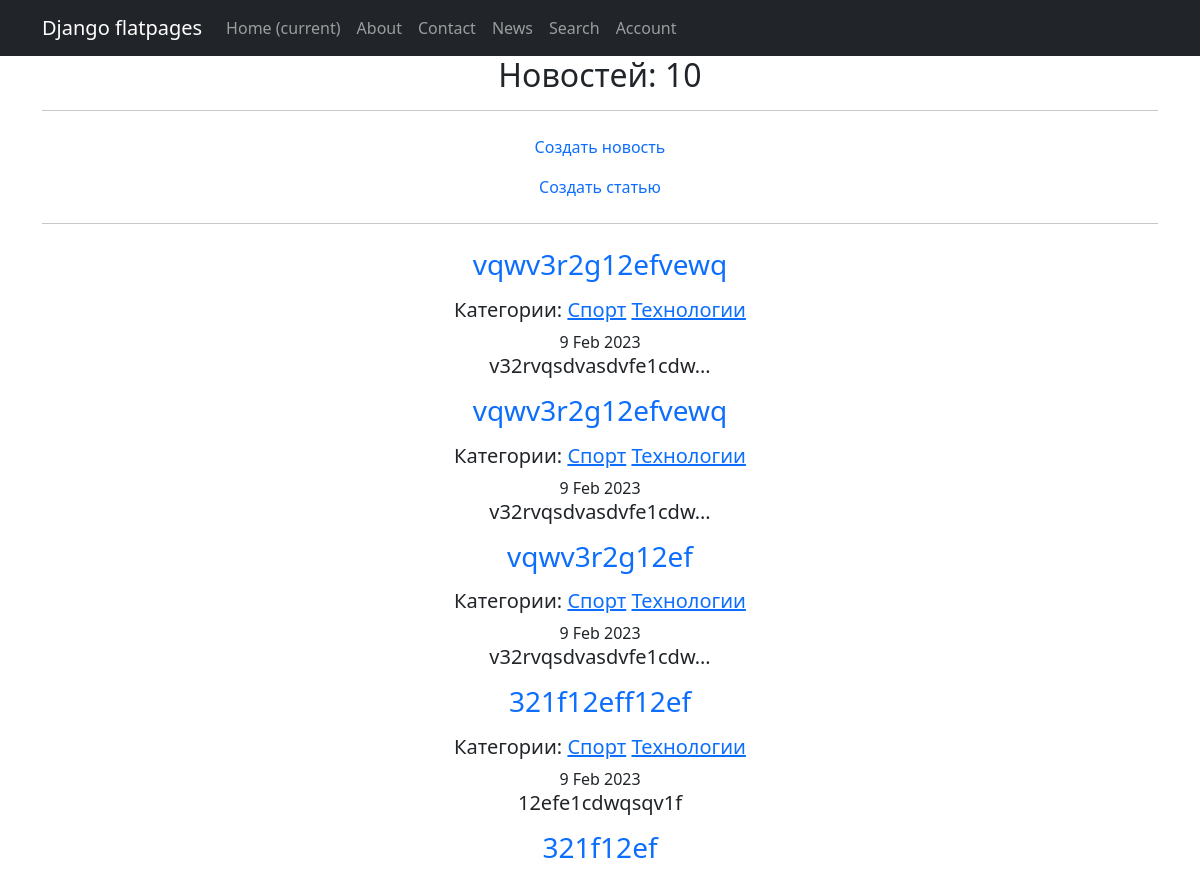
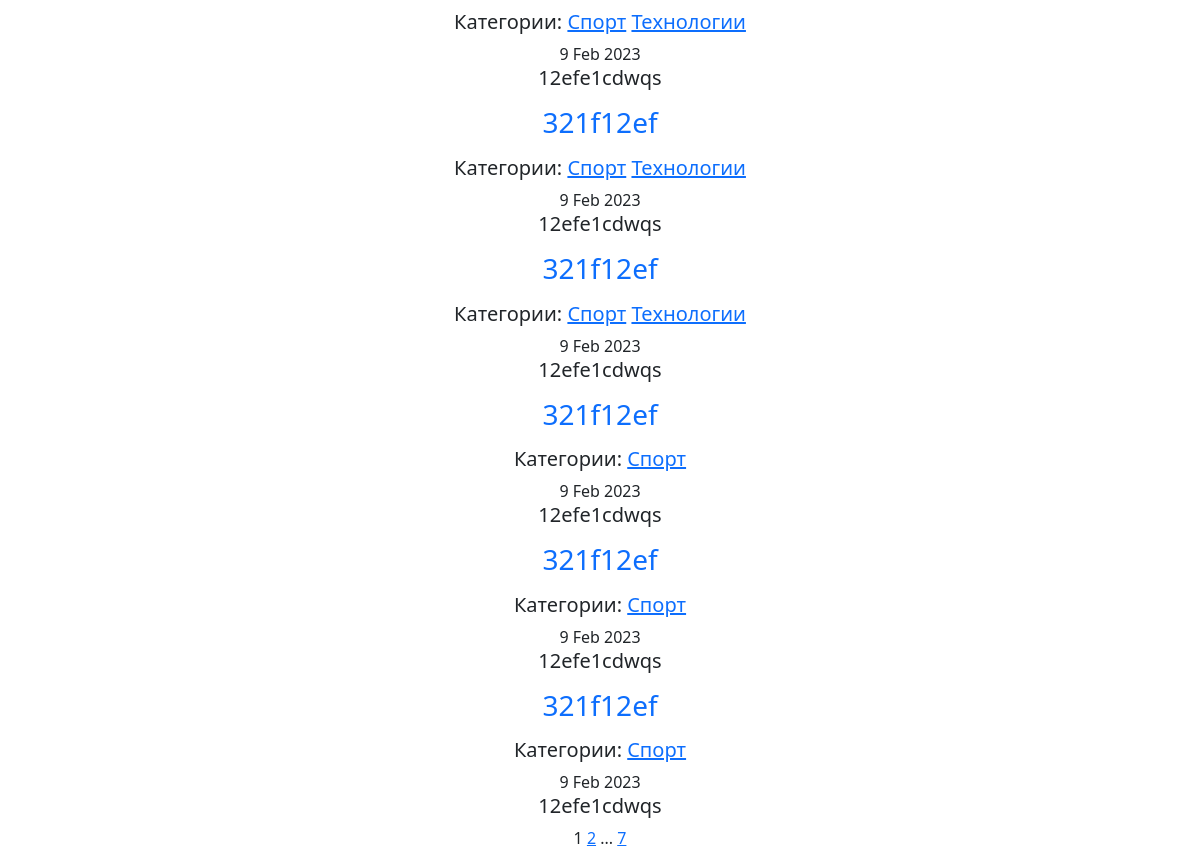
The page /news/ on the database as committed earlier (2 pictures, top to bottom).
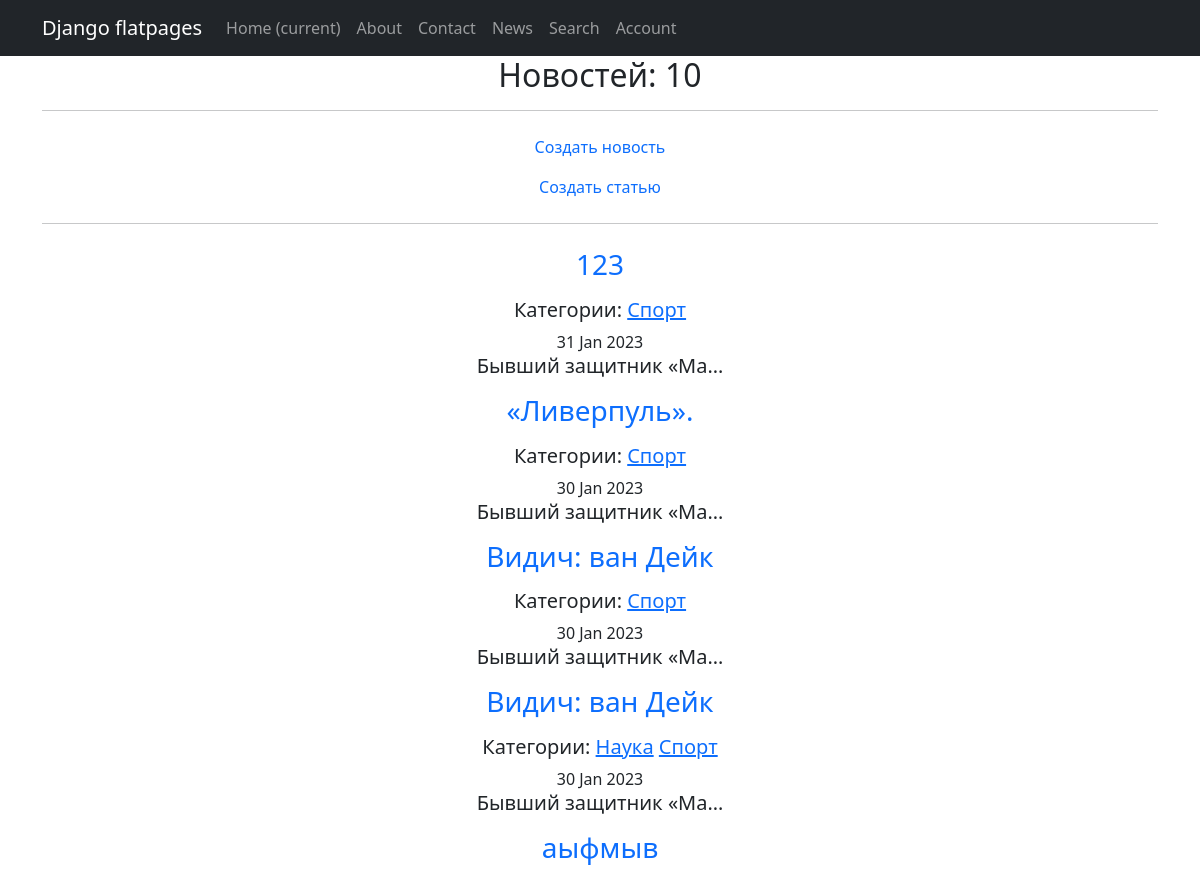
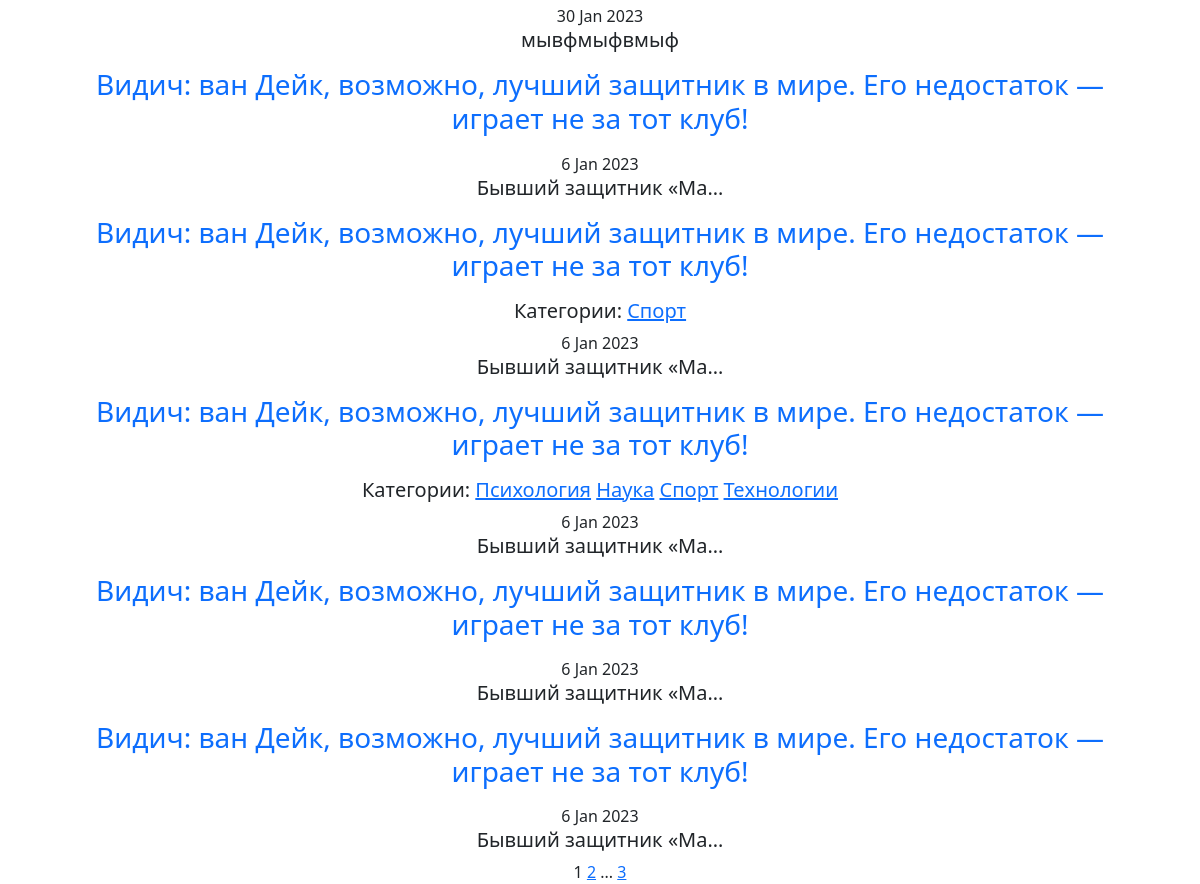
The same page on the database as committed later (2 pictures, top to bottom).
### news/models.py (models this page shows, shortened)
class Post(models.Model):
    author = models.ForeignKey(Author, on_delete=models.CASCADE)
    type = models.CharField(max_length=10, choices=TYPES, default='article')
    time_in = models.DateTimeField(auto_now_add=True)
    category = models.ManyToManyField(Category, through='PostCategory')
    title = models.CharField(max_length=255)
    text = models.TextField()
    rating = models.IntegerField(default=0)

class Category(models.Model):
    name = models.CharField(max_length=127, unique=True)
    subscribers = models.ManyToManyField(User, blank=True, null=True, related_name='categories')
    def __str__(self):
        return f'{self.name}'

### news/views.py (the view)
# urls.py: path('news/', cache_page(60)(NewsList.as_view()), name='post_list'),
class NewsList(ListView):
    model = Post
    ordering = '-time_in'
    template_name = 'news.html'
    context_object_name = 'news'
    paginate_by = 10

### news/templatetags/custom_filters.py (called while the page is built)
@register.filter()
def censor(text):
    non_cens = ['редиска', 'овечкин', 'новость', 'это', 'что', 'год']
    try:
        if not isinstance(text, str):
            raise CensorException('Error')
        for word in non_cens:
            text = re.sub(word, word[0] + '*' * (len(word) - 1), text)
            title_word = word.title()
            text = re.sub(title_word, title_word[0] + '*' * (len(word) - 1), text)
        return text
    except CensorException as e:
        print(e)

### templates/news.html (shortened to what this page needs)
{% extends 'flatpages/default.html' %}
{% load custom_filters %}
{% block content %}
    <h2>Новостей: {{ news|length }}</h2>
    <hr>
    <a class="nav-link" href="/news/create/">Создать новость</a>
    <a class="nav-link" href="/articles/create/">Создать статью</a>
    <hr>
    {% if news %}
        {% for new in news %}
            <a class="nav-link" href="/news/{{new.id}}"><h3>{{ new.title|censor }}</h3></a>
            {% if new.category.all %}
                <h5>Категории:
                    {% for category in new.category.all %}
                        <a href="{% url 'category_list' category.id %}">{{category}}</a>
                    {% endfor %}
                </h5>
            {% endif %}
            <time>{{ new.time_in|date:'j M Y' }}</time>
            <h5>{{ new.text|censor|truncatechars:20 }}</h5>
        {% endfor %}
    {% else %}
        <h4>Новостей нет!</h4>
    {% endif %}
    {{ page_obj.number }}
    {% if page_obj.has_next %}
       <a href="?page={{ page_obj.next_page_number }}">{{ page_obj.next_page_number }}</a>
       {% if paginator.num_pages != page_obj.next_page_number %}
           ...
           <a href="?page={{ page_obj.paginator.num_pages }}">{{ page_obj.paginator.num_pages }}</a>
       {% endif %}
   {% endif %}
{% endblock content %}

Rows that differ between the two databases and show on the page:
removed Post: title|censor "vqwv3r2g12efvewq", time_in "9 Feb 2023", text|censor "v32rvqsdvasdvfe1cdw…", Category (name "Спорт"), Category (name "Технологии")
removed Post: title|censor "vqwv3r2g12efvewq", time_in "9 Feb 2023", text|censor "v32rvqsdvasdvfe1cdw…", Category (name "Спорт"), Category (name "Технологии")
removed Post: title|censor "vqwv3r2g12ef", time_in "9 Feb 2023", text|censor "v32rvqsdvasdvfe1cdw…", Category (name "Спорт"), Category (name "Технологии")
removed Post: title|censor "321f12eff12ef", time_in "9 Feb 2023", text|censor "12efe1cdwqsqv1f", Category (name "Спорт"), Category (name "Технологии")
removed Post: title|censor "321f12ef", time_in "9 Feb 2023", text|censor "12efe1cdwqs", Category (name "Спорт"), Category (name "Технологии")
removed Post: title|censor "321f12ef", time_in "9 Feb 2023", text|censor "12efe1cdwqs", Category (name "Спорт"), Category (name "Технологии")
removed Post: title|censor "321f12ef", time_in "9 Feb 2023", text|censor "12efe1cdwqs", Category (name "Спорт"), Category (name "Технологии")
removed Post: title|censor "321f12ef", time_in "9 Feb 2023", text|censor "12efe1cdwqs", Category (name "Спорт")
removed Post: title|censor "321f12ef", time_in "9 Feb 2023", text|censor "12efe1cdwqs", Category (name "Спорт")
removed Post: title|censor "321f12ef", time_in "9 Feb 2023", text|censor "12efe1cdwqs", Category (name "Спорт")
now on this page (row unchanged): Post: title|censor "123", time_in "31 Jan 2023", text|censor "Бывший защитник «Ма…", Category (name "Спорт")
now on this page (row unchanged): Post: title|censor "«Ливерпуль».", time_in "30 Jan 2023", text|censor "Бывший защитник «Ма…", Category (name "Спорт")
now on this page (row unchanged): Post: title|censor "Видич: ван Дейк", time_in "30 Jan 2023", text|censor "Бывший защитник «Ма…", Category (name "Спорт")
now on this page (row unchanged): Post: title|censor "Видич: ван Дейк", time_in "30 Jan 2023", text|censor "Бывший защитник «Ма…", Category (name "Спорт")
now on this page (row unchanged): Category: name "Наука"
now on this page (row unchanged): Post: title|censor "аыфмыв", time_in "30 Jan 2023", text|censor "мывфмыфвмыф"
now on this page (row unchanged): Post: title|censor "Видич: ван Дейк, возможно, лучший защитник в мире. Его недостаток — играет не за тот клуб!", time_in "6 Jan 2023", text|censor "Бывший защитник «Ма…"
now on this page (row unchanged): Post: title|censor "Видич: ван Дейк, возможно, лучший защитник в мире. Его недостаток — играет не за тот клуб!", time_in "6 Jan 2023", text|censor "Бывший защитник «Ма…", Category (name "Спорт")
now on this page (row unchanged): Post: title|censor "Видич: ван Дейк, возможно, лучший защитник в мире. Его недостаток — играет не за тот клуб!", time_in "6 Jan 2023", text|censor "Бывший защитник «Ма…", Category (name "Спорт"), Category (name "Технологии")
now on this page (row unchanged): Category: name "Психология", shown under "6 Jan 2023"
now on this page (row unchanged): Post: title|censor "Видич: ван Дейк, возможно, лучший защитник в мире. Его недостаток — играет не за тот клуб!", time_in "6 Jan 2023", text|censor "Бывший защитник «Ма…"
now on this page (row unchanged): Post: title|censor "Видич: ван Дейк, возможно, лучший защитник в мире. Его недостаток — играет не за тот клуб!", time_in "6 Jan 2023", text|censor "Бывший защитник «Ма…"
Other text that changed with them:
{{ page_obj.paginator.num_pages }}: "7" → "3"
